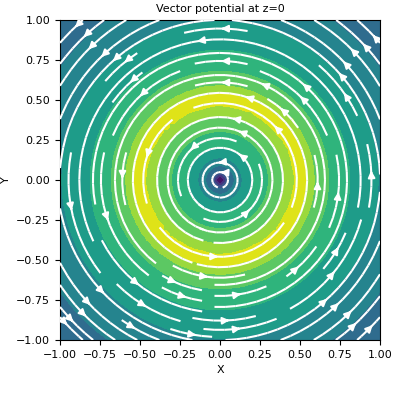

Here is the Python script that generated this plot:
# Here, we define a horizontal loop and plot the vector
# potential on the xy-plane that intercepts at z=0.

from geoana.em.static import CircularLoopWholeSpace
from geoana.utils import ndgrid
from geoana.plotting_utils import plot2Ddata
import numpy as np
import matplotlib.pyplot as plt

# Let us begin by defining the loop.

location = np.r_[0., 0., 0.]
orientation = np.r_[0., 0., 1.]
radius = 0.5
simulation = CircularLoopWholeSpace(
    location=location, orientation=orientation, radius=radius
)

# Now we create a set of gridded locations and compute the vector potential.

xyz = ndgrid(np.linspace(-1, 1, 50), np.linspace(-1, 1, 50), np.array([0]))
a = simulation.vector_potential(xyz)

# Finally, we plot the vector potential on the plane. Given the symmetry,
# there are only horizontal components.

fig = plt.figure(figsize=(4, 4))
ax = fig.add_axes([0.15, 0.15, 0.8, 0.8])
plot2Ddata(xyz[:, 0:2], a[:, 0:2], ax=ax, vec=True, scale='log')
ax.set_xlabel('X')
ax.set_ylabel('Y')
ax.set_title('Vector potential at z=0')
